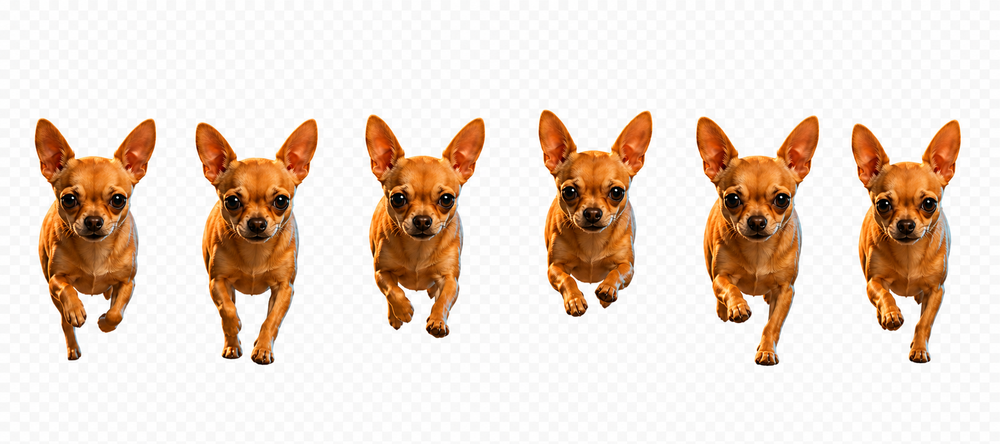
#> input picture generated/wheres-daddy-chihuahua-run-strip-source.png, 1000 x 444 px, shrunk from 1881 x 836 before the run
$ python prepare_chihuahua_sprite.py
#> lines starting #> are read from the running program, lines starting #| are printed output that depends on the picture; after the words box and inside, x2 and y2 are one past the last pixel; in counts of white or black regions, pixels touching at a corner belong together
from pathlib import Path

import cv2
import numpy as np


ROOT = Path(__file__).resolve().parent
SOURCE = ROOT / "wheres-daddy-chihuahua-run-strip-source.png"
OUTPUT = ROOT / "wheres-daddy-chihuahua-run-strip.png"


def main() -> None:
    image = cv2.imread(str(SOURCE), cv2.IMREAD_COLOR)
#> image is the input picture: shape (444, 1000, 3); mean B, G, R 203.5, 216.3, 233.3
    if image is None:
        raise FileNotFoundError(SOURCE)

    height, width = image.shape[:2]
#> height = 444; width = 1000
    boundaries = np.linspace(0, width, 7).astype(int)
#> boundaries = [0, 166, 333, 500, 666, 833, 1000]
    alpha = np.zeros((height, width), dtype=np.uint8)

    for index in range(6):
        x1, x2 = boundaries[index], boundaries[index + 1]
        cell = image[:, x1:x2]
        hsv = cv2.cvtColor(cell, cv2.COLOR_BGR2HSV)
        saturation = hsv[:, :, 1]
        value = hsv[:, :, 2]

        # The generated checkerboard is neutral and bright; the tan dog is
        # strongly saturated. Keep the largest connected silhouette per cell.
        candidate = np.where((saturation >= 28) | (value <= 188), 255, 0).astype(np.uint8)
        candidate = cv2.morphologyEx(candidate, cv2.MORPH_CLOSE, np.ones((5, 5), np.uint8), iterations=2)
        contours, _ = cv2.findContours(candidate, cv2.RETR_EXTERNAL, cv2.CHAIN_APPROX_SIMPLE)
        if not contours:
            raise ValueError(f"No Chihuahua silhouette found in cell {index}")
        silhouette = np.zeros_like(candidate)
        cv2.drawContours(silhouette, [max(contours, key=cv2.contourArea)], -1, 255, -1)
        silhouette = cv2.erode(silhouette, np.ones((3, 3), np.uint8), iterations=1)
        silhouette = cv2.GaussianBlur(silhouette, (0, 0), sigmaX=0.75)
        alpha[:, x1:x2] = silhouette
#> this loop made 6 passes
#> pass 1, in main, `cell = image[:, x1:x2]`:
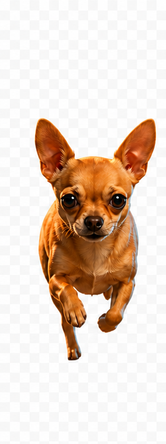
#> cell: shape (444, 166, 3); mean B, G, R 201.6, 214.1, 231
#> pass 1, in main, `saturation = hsv[:, :, 1]`:
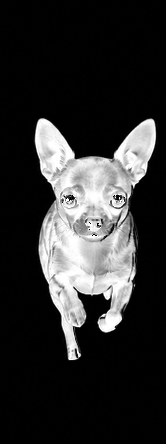
#> saturation: shape (444, 166); min 0, max 255, mean 46.6
#> pass 1, in main, `value = hsv[:, :, 2]`:
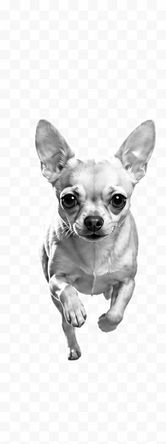
#> value: shape (444, 166); min 0, max 255, mean 231.2
#> after the loop:
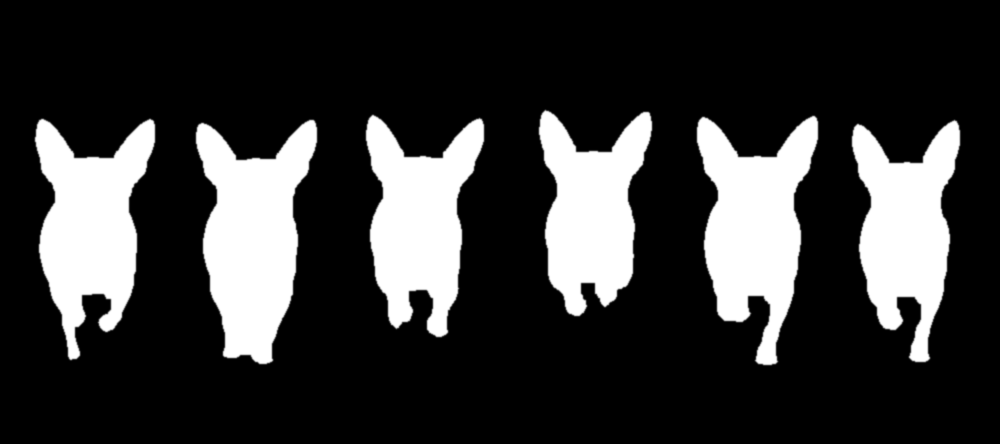
#> alpha: shape (444, 1000); min 0, max 255, mean 54.6
#> after the loop:
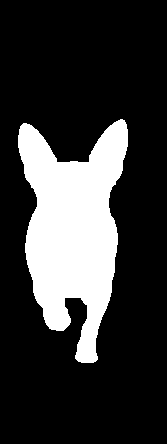
#> candidate: shape (444, 167); 21.3% white; 1 white region, box (x1, y1, x2, y2) and area: (18, 119, 128, 363) 15813
#> after the loop:
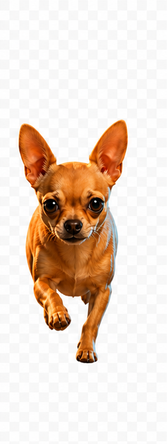
#> cell: shape (444, 167, 3); mean B, G, R 205.9, 218.4, 234.9
#> after the loop:
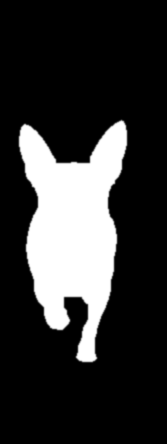
#> silhouette: shape (444, 167); min 0, max 255, mean 51.2

    output = cv2.cvtColor(image, cv2.COLOR_BGR2BGRA)
    output[:, :, 3] = alpha
    cv2.imwrite(str(OUTPUT), output)


if __name__ == "__main__":
    main()
